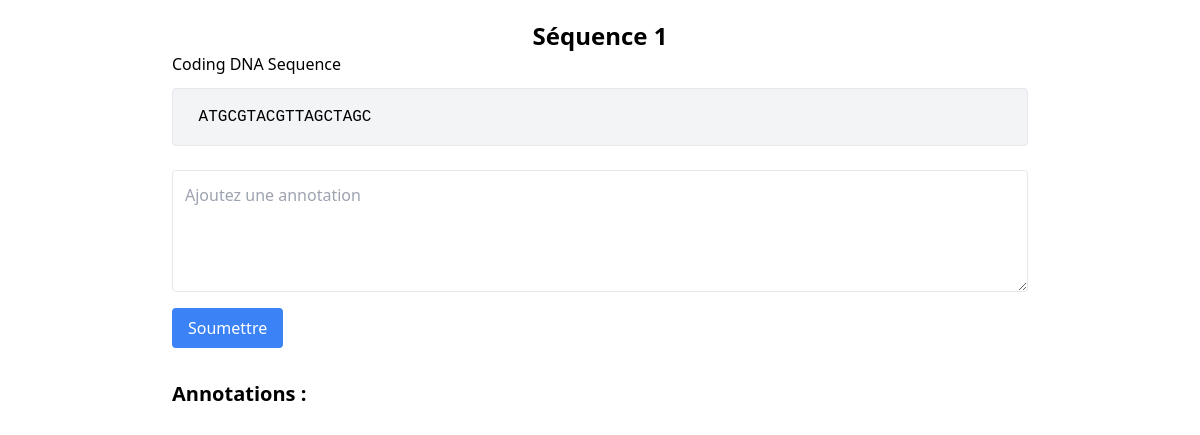
The app's page /annotate/1/, older data.
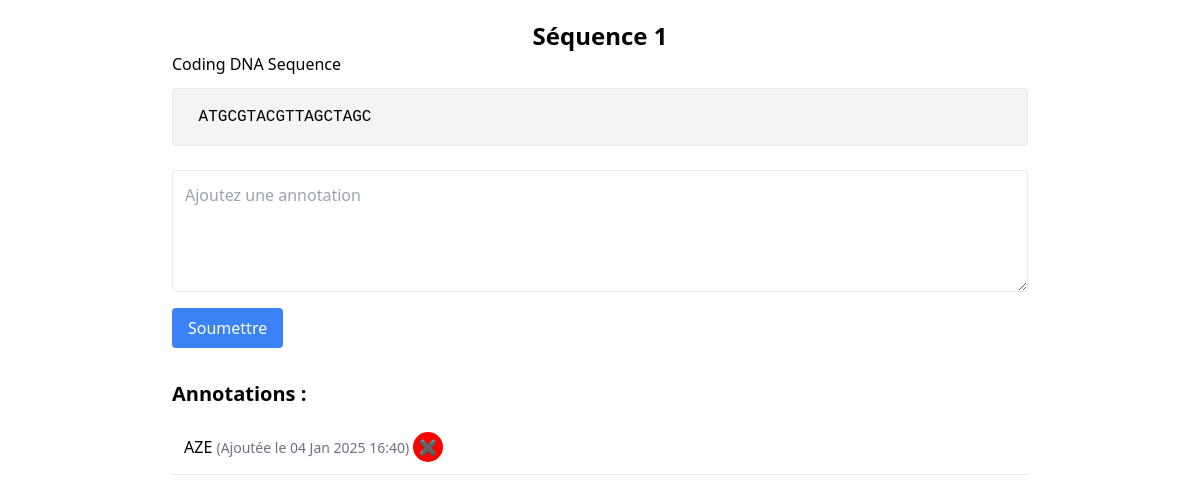
The same page, newer data.
### genhome/models.py (models this page shows, shortened)
class Annotation(models.Model):
    sequence = models.ForeignKey(
        'FaSequence',
        on_delete=models.CASCADE,
        related_name='annotations'
    )
    content = models.TextField()  # Le texte de l'annotation
    created_at = models.DateTimeField(auto_now_add=True)  # Date de création

### genhome/views.py (the view)
# urls.py: path('annotate/<int:sequence_id>/', views.annotate_sequence, name='annotate_sequence'),
def annotate_sequence(request, sequence_id):
    sequence = get_object_or_404(FaSequence, id=sequence_id)
    if request.method == 'POST':
        annotation_content = request.POST.get('annotation')
        if annotation_content:
            Annotation.objects.create(sequence=sequence, content=annotation_content)
            return redirect('annotate_sequence', sequence_id=sequence.id)
    annotations = sequence.annotations.all()
    return render(
        request,
        'genhome/annotate_sequence.html',
        {'sequence': sequence, 'annotations': annotations}
    )

### genhome/templates/genhome/annotate_sequence.html (shortened to what this page needs)
<head>
    <script src="https://cdn.tailwindcss.com"></script>
</head>
<div class="max-w-4xl mx-auto p-5">
    <h1 class="text-2xl font-bold text-center"> Séquence {{ sequence.id }}</h1>
    <p><strong></strong> {{ sequence.get_status_display }}</p>
    <pre class="bg-gray-100 p-4 rounded border mt-3"> {{ sequence.sequence }}</pre>
    <form method="POST" class="mt-6">
        <textarea name="annotation" class="w-full p-3 border rounded mb-4" rows="4" placeholder="Ajoutez une annotation"></textarea>
        <button type="submit" class="bg-blue-500 text-white px-4 py-2 rounded hover:bg-blue-600">Soumettre</button></form>
    <h2 class="text-xl font-semibold mt-8">Annotations :</h2>
    <ul class="mt-3">
        {% for annotation in annotations %}
            <li class="p-3 border-b">{{ annotation.content }} <span class="text-sm text-gray-500">(Ajoutée le {{ annotation.created_at|date:"d M Y H:i" }})</span>
                <a href="{% url 'delete_annotation' annotation.id %}"
               class="btn btn-sm btn-danger rounded-circle"
               title="Supprimer"
               style="background-color: red ; color: red; border: none; border-radius: 50%; width: 30px; height: 30px; text-align: center; padding: 5px; display: inline-block; line-height: 20px;">
                ✖
            </a>
        {% endfor %}
    </ul>
</div>

Row changes from the older to the newer data that the page shows:
added Annotation: content "AZE", created_at "04 Jan 2025 16:40"
